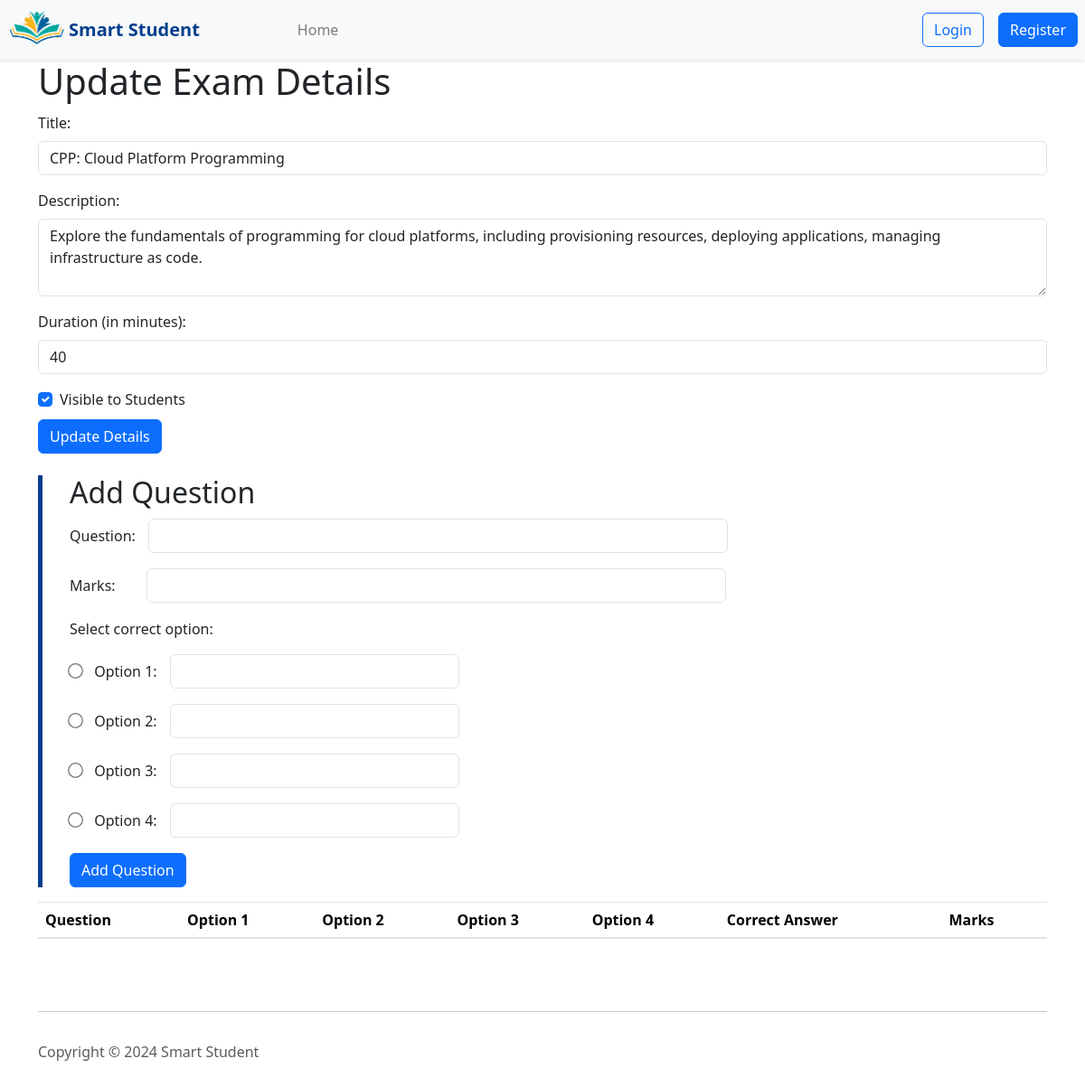
The app's page /exam/2/ with its own data.
### pages/models.py (models this page shows)
class Exam(models.Model):
    title = models.CharField(max_length=100)
    description = models.TextField()
    duration = models.IntegerField()
    teacher = models.ForeignKey(User, on_delete=models.CASCADE, related_name='exams')
    visibility = models.BooleanField(default=False)

### pages/views.py (the view)
# urls.py: path('exam/<int:id>/', exam, name='exam'),
def exam(request, id):
    exam = Exam.objects.get(id=id)
    questions= Question.objects.filter(exam_id=id)
    return render(request, 'teacher/exam.html', {'exam': exam, 'questions': questions})

### pages/templates/teacher/exam.html (shortened to what this page needs)
<html>
    <head>
         {% load bootstrap5 %}
  {% bootstrap_css %}
  {% load static %}
  <link rel="stylesheet" href="{% static 'global.css' %}">
    </head>
    <body>
        {% include 'navbar.html' %}
        <!DOCTYPE html>
        <html lang="en">
        <head>
            <link rel="stylesheet" href="https://stackpath.bootstrapcdn.com/bootstrap/4.5.2/css/bootstrap.min.css">
        </head>
        <body>
            <div class="container">
                <form method="post" >
                    <h1>Update Exam Details</h1>
                    <div class="form-group">
                        <label for="title">Title:</label>
                        <input type="text" class="form-control" id="title" name="title" value="{{ exam.title }}">
                    </div>
                    <div class="form-group">
                        <label for="description">Description:</label>
                        <textarea class="form-control" id="description" name="description" rows="3">{{ exam.description }}</textarea>
                    </div>
                    <div class="form-group">
                        <label for="duration">Duration (in minutes):</label>
                        <input type="number" class="form-control" id="duration" name="duration" value="{{ exam.duration }}">
                    </div>
                    <div class="form-group form-check">
                        <input type="checkbox" class="form-check-input" id="visibility" name="visibility" {% if exam.visibility %}checked{% endif %}>
                        <label class="form-check-label" for="visibility">Visible to Students</label>
                    </div>
                    <button type="submit" class="btn btn-primary my-2">Update Details</button>
                </form>
                {% include 'teacher/addQuestion.html' %}
                <table class="table table-hover">
                    <thead>
                        <tr>
                            <th>Question</th>
                            <th>Option 1</th>
                            <th>Option 2</th>
                            <th>Option 3</th>
                            <th>Option 4</th>
                            <th>Correct Answer</th>
                            <th>Marks</th>
                        </tr>
                    </thead>
                </table>
            </div>
        </body>
        </html>
        {% include 'footer.html' %}
    </body>
</html>

### pages/static/global.css (style rules this page uses)
.form-group { margin-top: 10px; }

### records on screen
Exam: title "CPP: Cloud Platform Programming", description "Explore the fundamentals of programming for cloud platforms, including provisioning resources, deploying applications, managing infrastructure as code.", duration "40", visibility "☑"
